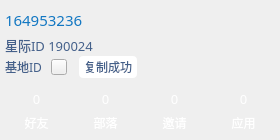
<?xml version="1.0" encoding="UTF-8"?>
<ui version="4.0">
 <class>StarFlashWidget</class>
 <widget class="QWidget" name="StarFlashWidget">
  <property name="geometry">
   <rect>
    <x>0</x>
    <y>0</y>
    <width>280</width>
    <height>140</height>
   </rect>
  </property>
  <property name="minimumSize">
   <size>
    <width>0</width>
    <height>140</height>
   </size>
  </property>
  <property name="maximumSize">
   <size>
    <width>16777215</width>
    <height>140</height>
   </size>
  </property>
  <property name="font">
   <font>
    <family>微软雅黑</family>
    <pointsize>8</pointsize>
   </font>
  </property>
  <property name="windowTitle">
   <string>StarFlashWidget</string>
  </property>
  <property name="styleSheet">
   <string notr="true">QLabel
{
color: white;
}</string>
  </property>
  <layout class="QVBoxLayout" name="verticalLayout_5">
   <property name="spacing">
    <number>0</number>
   </property>
   <property name="leftMargin">
    <number>5</number>
   </property>
   <property name="topMargin">
    <number>5</number>
   </property>
   <property name="rightMargin">
    <number>5</number>
   </property>
   <property name="bottomMargin">
    <number>8</number>
   </property>
   <item>
    <layout class="QHBoxLayout" name="horizontalLayout_3">
     <property name="spacing">
      <number>0</number>
     </property>
     <property name="topMargin">
      <number>0</number>
     </property>
     <item>
      <widget class="QLabel" name="accountLabel">
       <property name="minimumSize">
        <size>
         <width>0</width>
         <height>24</height>
        </size>
       </property>
       <property name="font">
        <font>
         <family>微软雅黑</family>
         <pointsize>11</pointsize>
        </font>
       </property>
       <property name="styleSheet">
        <string notr="true">QLabel#accountLabel
{
color: #1277c2;
}</string>
       </property>
       <property name="text">
        <string>164953236</string>
       </property>
      </widget>
     </item>
     <item>
      <widget class="QLabel" name="refreshLabel">
       <property name="minimumSize">
        <size>
         <width>30</width>
         <height>30</height>
        </size>
       </property>
       <property name="maximumSize">
        <size>
         <width>30</width>
         <height>30</height>
        </size>
       </property>
       <property name="cursor">
        <cursorShape>PointingHandCursor</cursorShape>
       </property>
       <property name="toolTip">
        <string>刷新</string>
       </property>
       <property name="styleSheet">
        <string notr="true"/>
       </property>
       <property name="text">
        <string/>
       </property>
       <property name="scaledContents">
        <bool>true</bool>
       </property>
      </widget>
     </item>
    </layout>
   </item>
   <item>
    <widget class="QWidget" name="topWidget" native="true">
     <property name="sizePolicy">
      <sizepolicy hsizetype="Expanding" vsizetype="Expanding">
       <horstretch>0</horstretch>
       <verstretch>0</verstretch>
      </sizepolicy>
     </property>
     <layout class="QVBoxLayout" name="verticalLayout_6">
      <property name="spacing">
       <number>0</number>
      </property>
      <property name="leftMargin">
       <number>0</number>
      </property>
      <property name="topMargin">
       <number>0</number>
      </property>
      <property name="rightMargin">
       <number>0</number>
      </property>
      <property name="bottomMargin">
       <number>0</number>
      </property>
      <item>
       <widget class="QLabel" name="idLabel">
        <property name="minimumSize">
         <size>
          <width>0</width>
          <height>0</height>
         </size>
        </property>
        <property name="font">
         <font>
          <family>微软雅黑</family>
          <pointsize>10</pointsize>
         </font>
        </property>
        <property name="styleSheet">
         <string notr="true">QLabel#idLabel
{
color: #44608a;
}</string>
        </property>
        <property name="text">
         <string>星际ID 190024</string>
        </property>
        <property name="alignment">
         <set>Qt::AlignLeading|Qt::AlignLeft|Qt::AlignVCenter</set>
        </property>
       </widget>
      </item>
      <item>
       <layout class="QHBoxLayout" name="horizontalLayout">
        <item>
         <widget class="QLabel" name="addressLabel">
          <property name="minimumSize">
           <size>
            <width>0</width>
            <height>24</height>
           </size>
          </property>
          <property name="font">
           <font>
            <family>微软雅黑</family>
           </font>
          </property>
          <property name="styleSheet">
           <string notr="true">QLabel#addressLabel
{
color: #44608a;
}</string>
          </property>
          <property name="text">
           <string>基地ID </string>
          </property>
          <property name="alignment">
           <set>Qt::AlignLeading|Qt::AlignLeft|Qt::AlignVCenter</set>
          </property>
         </widget>
        </item>
        <item>
         <widget class="QPushButton" name="copyBtn">
          <property name="sizePolicy">
           <sizepolicy hsizetype="Fixed" vsizetype="Fixed">
            <horstretch>0</horstretch>
            <verstretch>0</verstretch>
           </sizepolicy>
          </property>
          <property name="minimumSize">
           <size>
            <width>16</width>
            <height>16</height>
           </size>
          </property>
          <property name="maximumSize">
           <size>
            <width>16</width>
            <height>16</height>
           </size>
          </property>
          <property name="cursor">
           <cursorShape>PointingHandCursor</cursorShape>
          </property>
          <property name="toolTip">
           <string>复制</string>
          </property>
          <property name="styleSheet">
           <string notr="true">QPushButton#copyBtn
{
border-image: url(:/ewallet/Resources/ewallet/copy.png);
}

</string>
          </property>
          <property name="text">
           <string/>
          </property>
         </widget>
        </item>
        <item>
         <widget class="QLabel" name="tipLabel">
          <property name="minimumSize">
           <size>
            <width>0</width>
            <height>0</height>
           </size>
          </property>
          <property name="maximumSize">
           <size>
            <width>16777215</width>
            <height>22</height>
           </size>
          </property>
          <property name="font">
           <font>
            <family>微软雅黑</family>
           </font>
          </property>
          <property name="styleSheet">
           <string notr="true">QLabel#tipLabel
{
color: #44608a;
background-color: white;
border-radius: 4px;
padding: 0px 2px 0px 2px;
margin-left: 6px;
}
</string>
          </property>
          <property name="text">
           <string>复制成功</string>
          </property>
         </widget>
        </item>
        <item>
         <spacer name="horizontalSpacer">
          <property name="orientation">
           <enum>Qt::Horizontal</enum>
          </property>
          <property name="sizeHint" stdset="0">
           <size>
            <width>40</width>
            <height>20</height>
           </size>
          </property>
         </spacer>
        </item>
       </layout>
      </item>
     </layout>
    </widget>
   </item>
   <item>
    <spacer name="verticalSpacer">
     <property name="orientation">
      <enum>Qt::Vertical</enum>
     </property>
     <property name="sizeHint" stdset="0">
      <size>
       <width>20</width>
       <height>40</height>
      </size>
     </property>
    </spacer>
   </item>
   <item>
    <layout class="QHBoxLayout" name="horizontalLayout_2">
     <item>
      <layout class="QVBoxLayout" name="verticalLayout">
       <item>
        <widget class="QLabel" name="buddysLabel">
         <property name="font">
          <font>
           <family>微软雅黑</family>
           <pointsize>10</pointsize>
          </font>
         </property>
         <property name="text">
          <string>0</string>
         </property>
         <property name="alignment">
          <set>Qt::AlignCenter</set>
         </property>
        </widget>
       </item>
       <item>
        <widget class="QLabel" name="label_2">
         <property name="font">
          <font>
           <family>微软雅黑</family>
          </font>
         </property>
         <property name="text">
          <string>好友</string>
         </property>
         <property name="alignment">
          <set>Qt::AlignCenter</set>
         </property>
        </widget>
       </item>
      </layout>
     </item>
     <item>
      <layout class="QVBoxLayout" name="verticalLayout_2">
       <item>
        <widget class="QLabel" name="groupsLabel">
         <property name="font">
          <font>
           <family>微软雅黑</family>
           <pointsize>10</pointsize>
          </font>
         </property>
         <property name="text">
          <string>0</string>
         </property>
         <property name="alignment">
          <set>Qt::AlignCenter</set>
         </property>
        </widget>
       </item>
       <item>
        <widget class="QLabel" name="label_4">
         <property name="font">
          <font>
           <family>微软雅黑</family>
          </font>
         </property>
         <property name="text">
          <string>部落</string>
         </property>
         <property name="alignment">
          <set>Qt::AlignCenter</set>
         </property>
        </widget>
       </item>
      </layout>
     </item>
     <item>
      <layout class="QVBoxLayout" name="verticalLayout_3">
       <item>
        <widget class="QLabel" name="label_5">
         <property name="font">
          <font>
           <family>微软雅黑</family>
           <pointsize>10</pointsize>
          </font>
         </property>
         <property name="text">
          <string>0</string>
         </property>
         <property name="alignment">
          <set>Qt::AlignCenter</set>
         </property>
        </widget>
       </item>
       <item>
        <widget class="QLabel" name="label_6">
         <property name="font">
          <font>
           <family>微软雅黑</family>
          </font>
         </property>
         <property name="text">
          <string>邀请</string>
         </property>
         <property name="alignment">
          <set>Qt::AlignCenter</set>
         </property>
        </widget>
       </item>
      </layout>
     </item>
     <item>
      <layout class="QVBoxLayout" name="verticalLayout_4">
       <item>
        <widget class="QLabel" name="label_7">
         <property name="font">
          <font>
           <family>微软雅黑</family>
           <pointsize>10</pointsize>
          </font>
         </property>
         <property name="text">
          <string>0</string>
         </property>
         <property name="alignment">
          <set>Qt::AlignCenter</set>
         </property>
        </widget>
       </item>
       <item>
        <widget class="QLabel" name="label_8">
         <property name="font">
          <font>
           <family>微软雅黑</family>
          </font>
         </property>
         <property name="text">
          <string>应用</string>
         </property>
         <property name="alignment">
          <set>Qt::AlignCenter</set>
         </property>
        </widget>
       </item>
      </layout>
     </item>
    </layout>
   </item>
  </layout>
 </widget>
 <layoutdefault spacing="6" margin="11"/>
 <resources>
  <include location="../OpenPlanet/openplanet.qrc"/>
 </resources>
 <connections/>
</ui>
